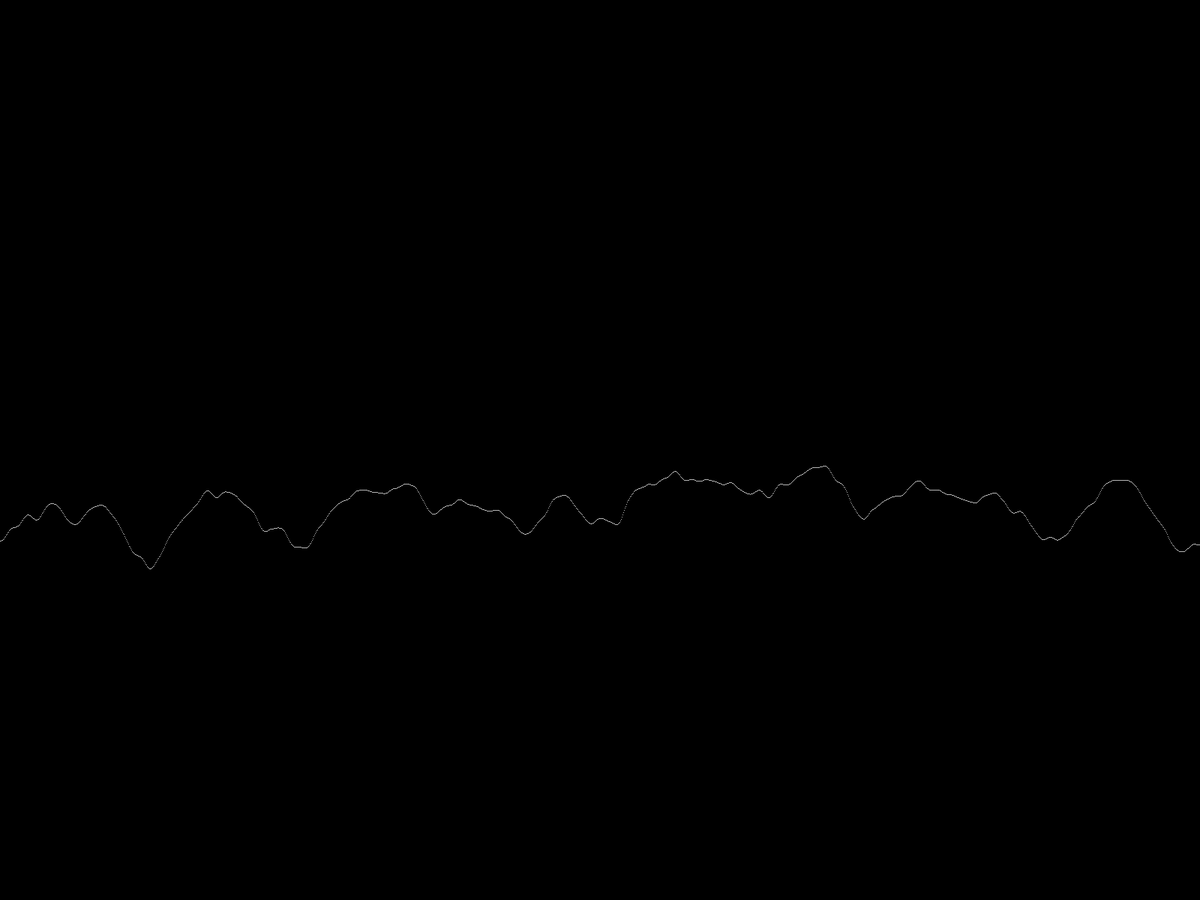
Frame 1 (no input)
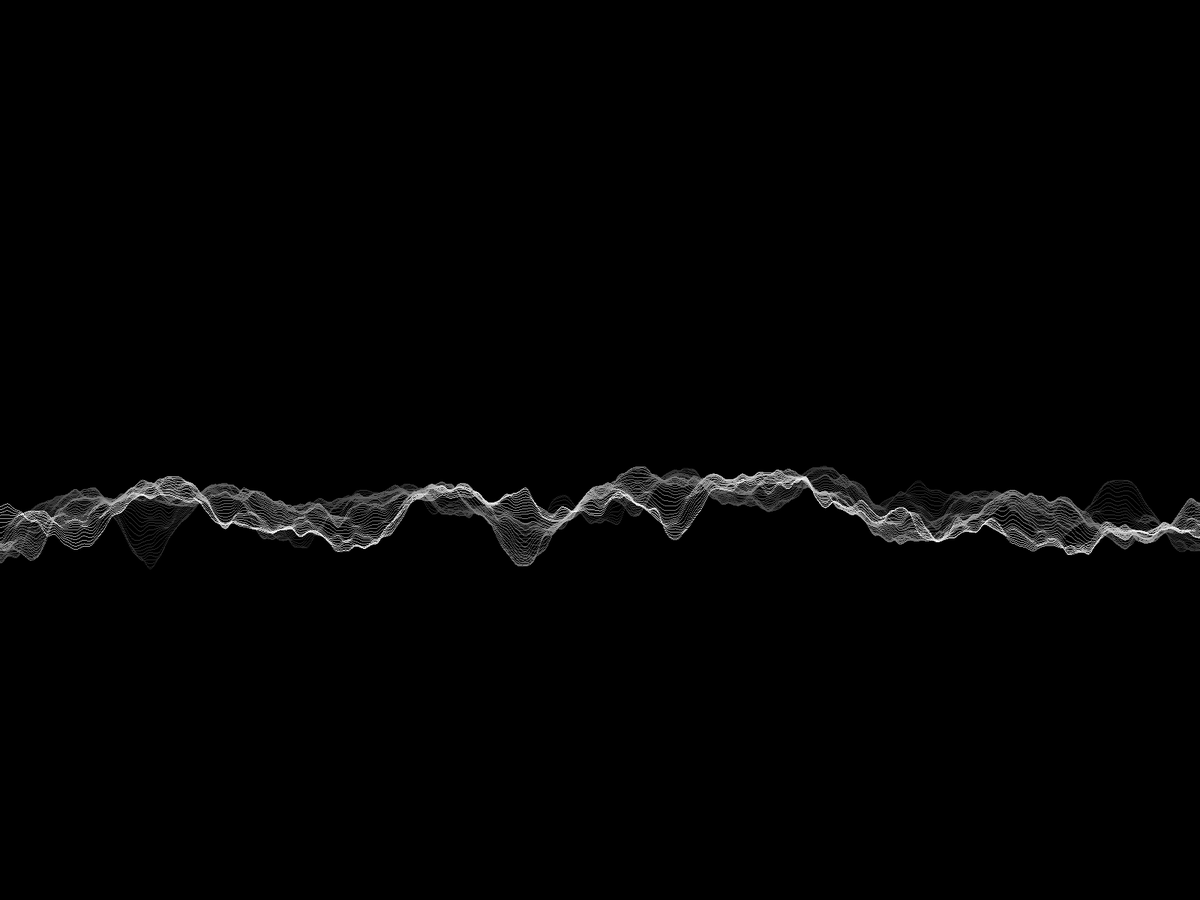
Frame 60 (the mouse pressed at the canvas centre just before this capture)
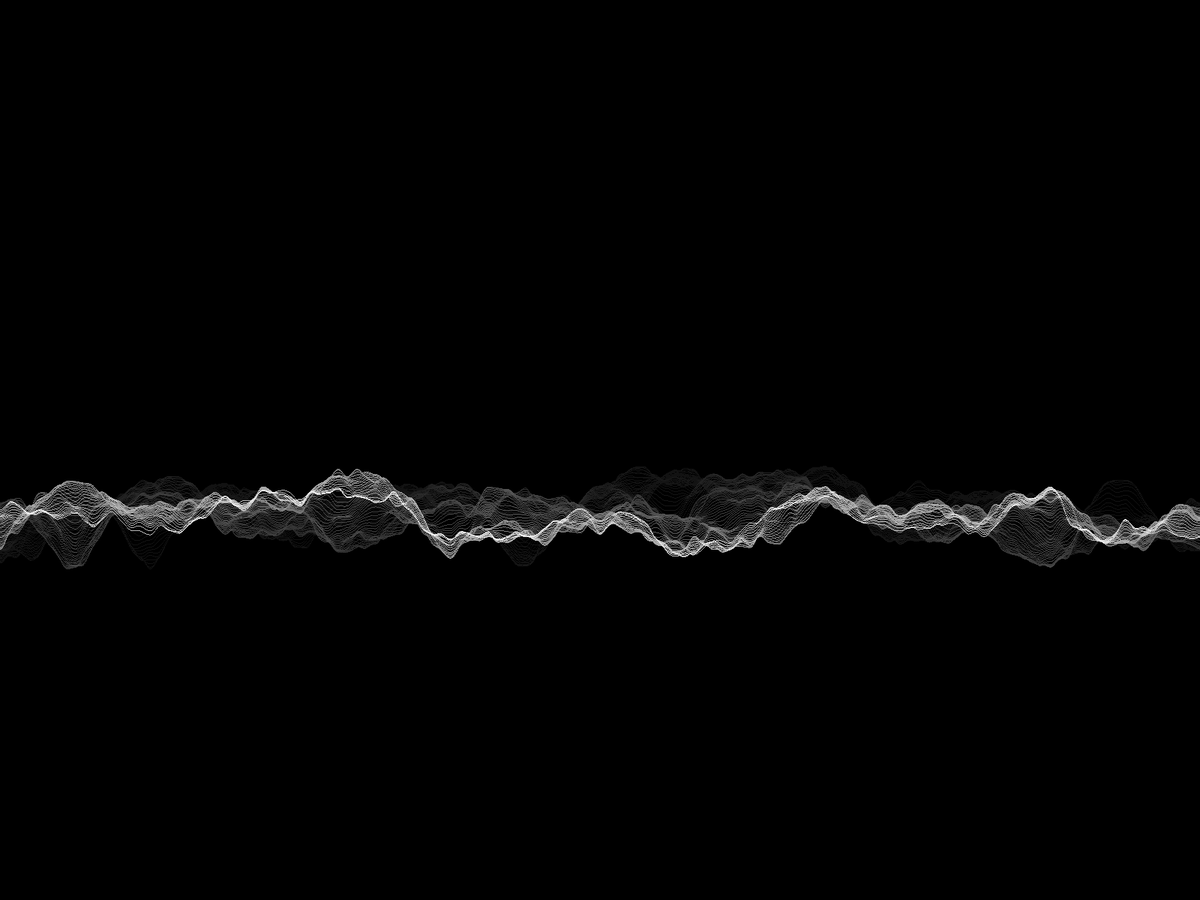
Frame 120 (the mouse held since frame 60 and released just before this capture)

The Processing sketch that drew these frames (run headless with seeded random() and noise(); from frame 60 on, the mouse is pressed at the canvas centre):

// Processing sketch: wave
// ── wave.pde
                                                                  float time = 0;
float x = 0;

void setup() {
  //size(1400, 500);
  fullScreen(2);
  background (0);
}

void draw() {
  translate(0, 500);
  fill(0, 7);
  noStroke();
  rect(0, 0, width, height);
  
  x = 0;
  
  while (x < width) {
    stroke(255);
    point(x, 100 + 200 * noise (x * 0.01, time));
    x = x + 1;
  }
  
  time = time + 0.03;
}
